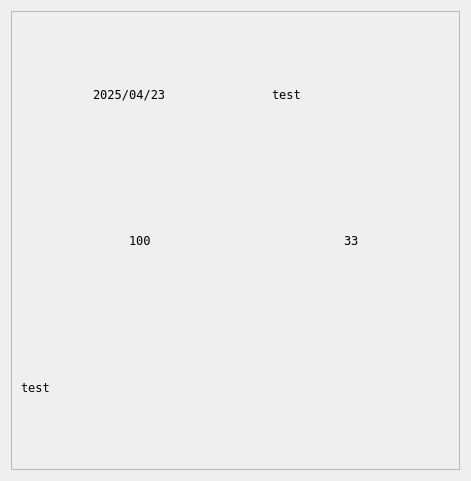
               <widget class="QWidget" name="scrollAreaWidgetContents">
                <property name="geometry">
                 <rect>
                  <x>0</x>
                  <y>0</y>
                  <width>471</width>
                  <height>481</height>
                 </rect>
                </property>
                <layout class="QVBoxLayout" name="verticalLayout_46">
                 <item>
                  <layout class="QVBoxLayout" name="verticalLayout_25" stretch="0">
                   <property name="spacing">
                    <number>7</number>
                   </property>
                   <item>
                    <widget class="QFrame" name="comment_area">
                     <property name="frameShape">
                      <enum>QFrame::StyledPanel</enum>
                     </property>
                     <property name="frameShadow">
                      <enum>QFrame::Raised</enum>
                     </property>
                     <layout class="QVBoxLayout" name="verticalLayout_44">
                      <property name="spacing">
                       <number>1</number>
                      </property>
                      <item>
                       <layout class="QHBoxLayout" name="horizontalLayout_66" stretch="1,5">
                        <item>
                         <widget class="QLabel" name="user_comment_icon">
                          <property name="minimumSize">
                           <size>
                            <width>40</width>
                            <height>40</height>
                           </size>
                          </property>
                          <property name="text">
                           <string/>
                          </property>
                         </widget>
                        </item>
                        <item>
                         <layout class="QHBoxLayout" name="horizontalLayout_67">
                          <item>
                           <widget class="QLabel" name="comment_time">
                            <property name="font">
                             <font>
                              <family>Fixedsys</family>
                             </font>
                            </property>
                            <property name="text">
                             <string>2025/04/23</string>
                            </property>
                           </widget>
                          </item>
                          <item>
                           <widget class="QLabel" name="comment_name">
                            <property name="font">
                             <font>
                              <family>Fixedsys</family>
                             </font>
                            </property>
                            <property name="text">
                             <string>test</string>
                            </property>
                           </widget>
                          </item>
                         </layout>
                        </item>
                       </layout>
                      </item>
                      <item>
                       <layout class="QHBoxLayout" name="horizontalLayout_68">
                        <item>
                         <widget class="QPushButton" name="like_button">
                          <property name="styleSheet">
                           <string notr="true">QPushButton {
    background-color: transparent;
    border: none;
    icon-size: 24px;
}

QPushButton:hover {
    background-color: rgba(0, 0, 0, 30);  /* 半透明黑色遮罩 hover */
}


QPushButton:pressed {
    padding-left: 1px;
    padding-top: 1px;
}
</string>
                          </property>
                          <property name="text">
                           <string/>
                          </property>
                          <property name="icon">
                           <iconset resource="resource.qrc">
                            <normaloff>:/icons/icons/like.png</normaloff>:/icons/icons/like.png</iconset>
                          </property>
                          <property name="flat">
                           <bool>true</bool>
                          </property>
                         </widget>
                        </item>
                        <item>
                         <widget class="QLabel" name="like_number">
                          <property name="font">
                           <font>
                            <family>Fixedsys</family>
                            <weight>50</weight>
                            <bold>false</bold>
                           </font>
                          </property>
                          <property name="text">
                           <string>100</string>
                          </property>
                         </widget>
                        </item>
                        <item>
                         <widget class="QPushButton" name="dislike_button">
                          <property name="styleSheet">
                           <string notr="true">QPushButton {
    background-color: transparent;
    border: none;
    icon-size: 24px;
}

QPushButton:hover {
    background-color: rgba(0, 0, 0, 30);  /* 半透明黑色遮罩 hover */
}


QPushButton:pressed {
    padding-left: 1px;
    padding-top: 1px;
}
</string>
                          </property>
                          <property name="text">
                           <string/>
                          </property>
                          <property name="icon">
                           <iconset>
                            <normaloff>icons/break-heart_icon.png</normaloff>icons/break-heart_icon.png</iconset>
                          </property>
                         </widget>
                        </item>
                        <item>
                         <widget class="QLabel" name="dislike_number">
                          <property name="font">
                           <font>
                            <family>Fixedsys</family>
                           </font>
                          </property>
                          <property name="text">
                           <string>33</string>
                          </property>
                         </widget>
                        </item>
                       </layout>
                      </item>
                      <item>
                       <widget class="QLabel" name="comment_text">
                        <property name="font">
                         <font>
                          <family>Fixedsys</family>
                         </font>
                        </property>
                        <property name="text">
                         <string>test</string>
                        </property>
                       </widget>
                      </item>
                     </layout>
                    </widget>
                   </item>
                  </layout>
                 </item>
                </layout>
               </widget>
